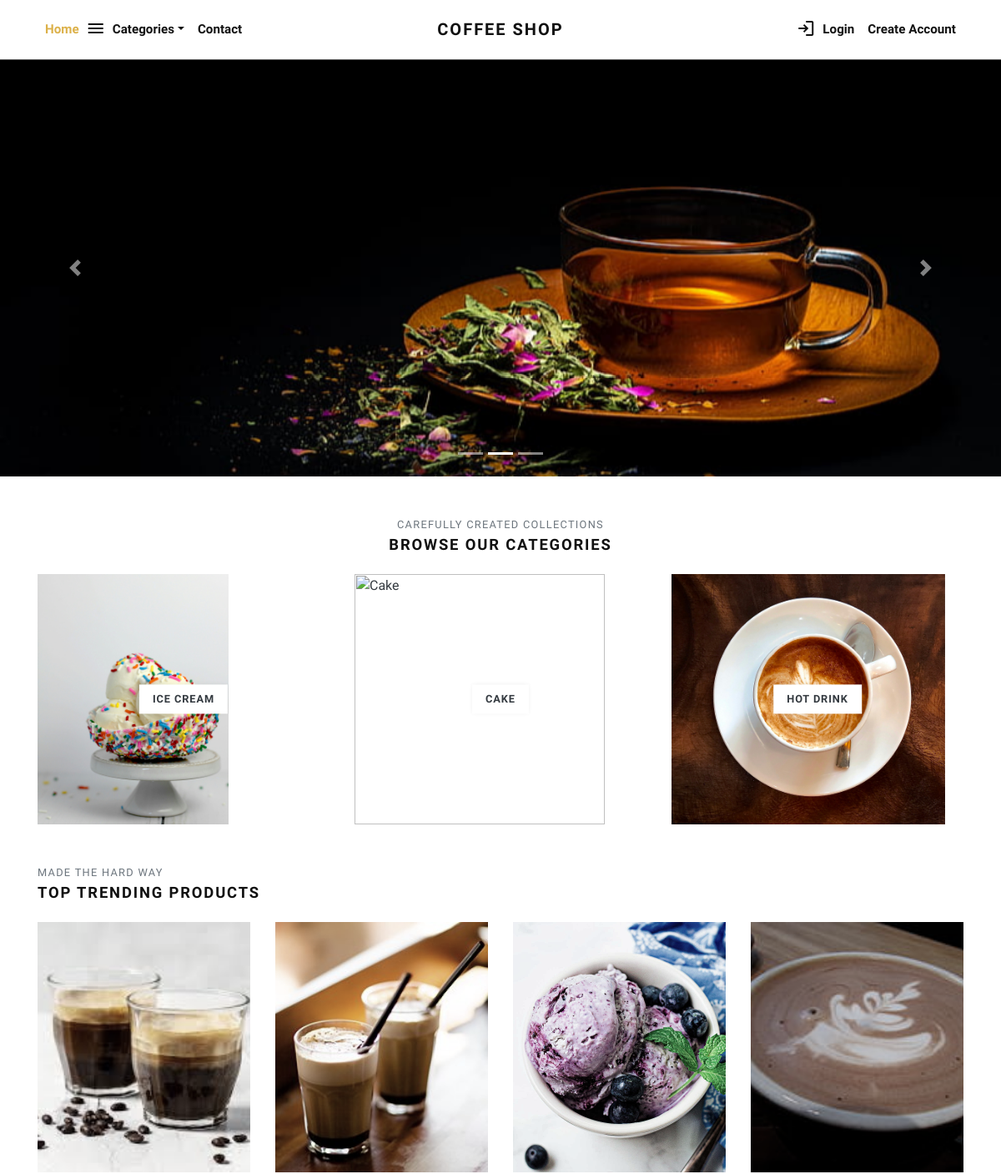
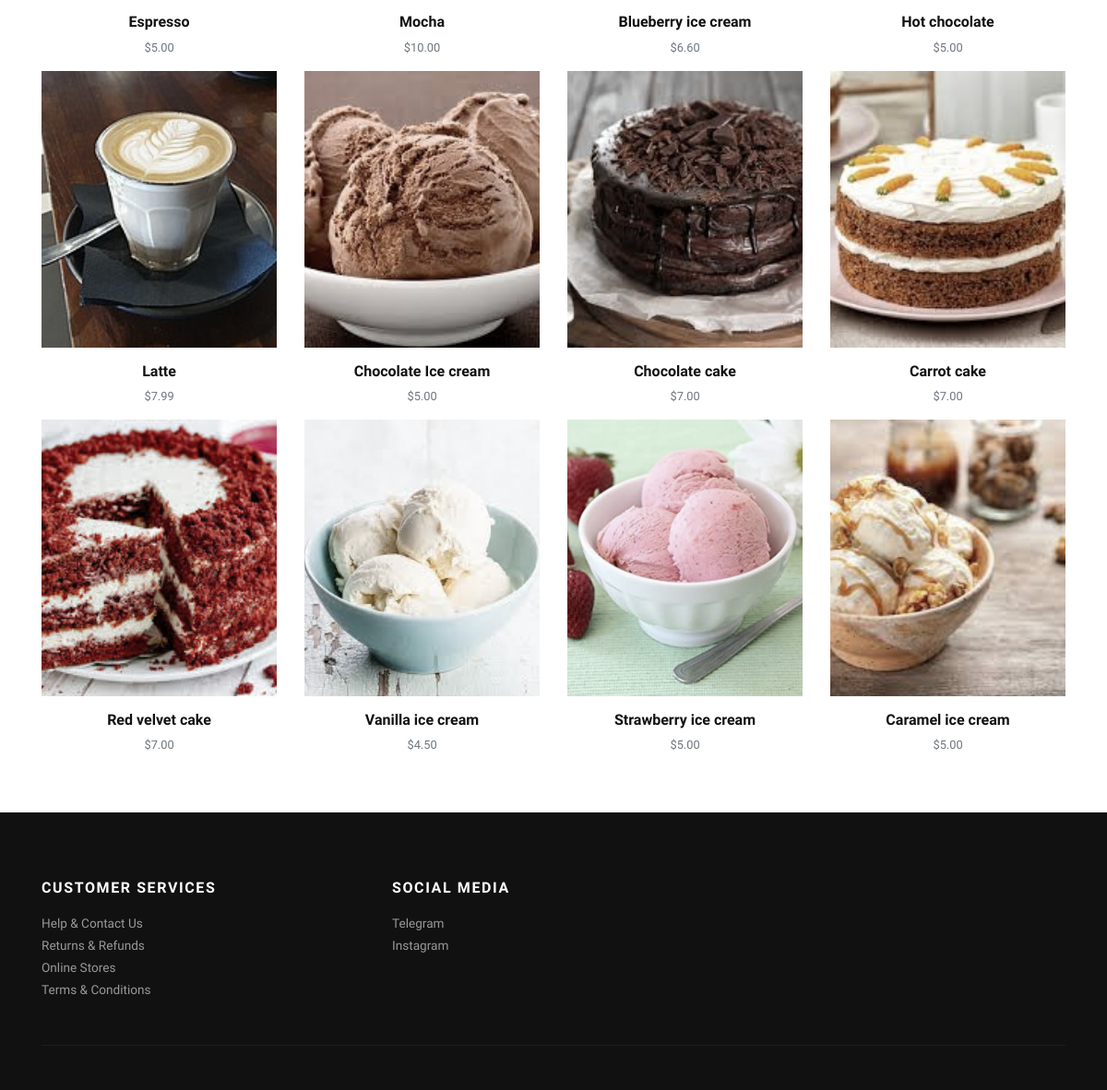
The page / on the database its author committed (2 pictures, top to bottom).
### store/models.py (models this page shows, shortened)
class Category(models.Model):
    title = models.CharField(max_length=50, verbose_name="Category Title")
    slug = models.SlugField(max_length=55, verbose_name="Category Slug")
    description = models.TextField(blank=True, verbose_name="Category Description")
    category_image = models.ImageField(upload_to='category', blank=True, null=True, verbose_name="Category Image")
    class Meta:
        verbose_name_plural = 'Categories'

class Product(models.Model):
    title = models.CharField(max_length=150, verbose_name="Product Title")
    Sugar=models.IntegerField(verbose_name="Sugar",default=0)
    Coffee=models.IntegerField(verbose_name="Coffee",default=0)
    Flour=models.IntegerField(verbose_name="Flour",default=0)
    Chocolate=models.IntegerField(verbose_name="Chocolate",default=0)
    Milk=models.IntegerField(verbose_name="Milk",default=0)
    slug = models.SlugField(max_length=160, verbose_name="Product Slug")
    short_description = models.TextField(verbose_name="Short Description")
    product_image = models.ImageField(upload_to='product', blank=True, null=True, verbose_name="Product Image")
    price = models.DecimalField(max_digits=10, decimal_places=2)
    category = models.ForeignKey(Category, verbose_name="Product Category", on_delete=models.CASCADE)
    class Meta:
        verbose_name_plural = 'Products'

### store/views.py (the view)
# urls.py: 2. Add a URL to urlpatterns:  path('', views.home, name='home')
def home(request):
    categories = Category.objects.filter()[:3]
    products = Product.objects.annotate(total_quantity_sold=Sum('order__quantity')).order_by('-total_quantity_sold')[:12]
    categories_menu = Category.objects.all()
    context = {
        'categories': categories,
        'products': products,
        'categories_menu': categories_menu,
    }
    return render(request, 'store/index.html', context)

### templates/store/index.html (shortened to what this page needs)
{% extends 'base.html' %}
{% load static %}
      {% block content %}
      <div id="carouselExampleIndicators" class="carousel slide" data-ride="carousel">
        <ol class="carousel-indicators">
          <li data-target="#carouselExampleIndicators" data-slide-to="0" class="active"></li>
          <li data-target="#carouselExampleIndicators" data-slide-to="1"></li>
          <li data-target="#carouselExampleIndicators" data-slide-to="2"></li>
        </ol>
        <div class="carousel-inner">
          <div class="carousel-item">
            <img class="d-block w-100" src="{% static 'img/tea.jpg' %}" alt="Second slide">
          </div>
        </div>
        <a class="carousel-control-prev" href="#carouselExampleIndicators" role="button" data-slide="prev">
          <span class="carousel-control-prev-icon" aria-hidden="true"></span>
        </a>
        <a class="carousel-control-next" href="#carouselExampleIndicators" role="button" data-slide="next">
          <span class="carousel-control-next-icon" aria-hidden="true"></span>
        </a>
      </div>
      <div class="container">
        <section class="pt-5">
          <header class="text-center">
            <p class="small text-muted small text-uppercase mb-1">Carefully created collections</p>
            <h2 class="h5 text-uppercase mb-4">Browse our categories</h2>
          </header>
          <div class="row">
          {% if categories %}
            {% for category in categories %}
              <div class="col-md-4 mb-4 mb-md-0">
                <a class="category-item" href="{% url 'store:category-products' category.slug %}">
                  {% if category.category_image %}
                    <img class="img-fluid" src="{{ category.category_image.url }}" alt="{{ category.title }}">
                    {% else %}
                    <img class="img-fluid" src="{% static 'img/cat-img-1.jpg' %}" alt="{{ category.title }}">
                  {% endif %}
                  <strong class="category-item-title">{{ category.title }}</strong>
                </a>
              </div>
            {% endfor %}
          {% endif %}
          </div>
        </section>
        <section class="py-5">
          <header>
            <p class="small text-muted small text-uppercase mb-1">Made the hard way</p>
            <h2 class="h5 text-uppercase mb-4">Top trending products</h2>
          </header>
          <div class="row">
            {% if products %}
              {% for product in products %}
                <div class="col-xl-3 col-lg-4 col-sm-6">
                  <div class="product text-center">
                    <div class="position-relative mb-3">
                      <a class="d-block" href="{% url 'store:product-detail' product.slug %}">
                        {% if product.product_image %}
                          <img class="img-fluid w-100" src="{{ product.product_image.url }}" alt="{{product.title}}">
                        {% else %}
                          <img class="img-fluid w-100" src="{% static 'img/product-1.jpg' %}" alt="{{product.title}}">
                        {% endif %}
                      </a>
                    </div>
                    <h6> <a class="reset-anchor" href="../detail.html">{{ product.title }}</a></h6>
                    <p class="small text-muted">${{product.price}}</p>
                  </div>
                </div>
              {% endfor %}
            {% endif %}
          </div>
        </section>
      </div>
      {% endblock content %}

### coffeeshop/static/css/style.default.css (style rules this page uses)
strong { font-weight: 700; }
.category-item { display: block; position: relative; color: #343a40; transition: all 0.3s; }
.category-item img { transition: all 0.3s; }
.category-item-title { display: inline-block; padding: 0.5rem 1rem; background: #fff; text-transform: uppercase; letter-spacing: 0.07em; position: absolute; top: 50%; left: 50%; -webkit-transform: translate(-50%, -50%); transform: translate(-50%, -50%); box-shadow: 0 0 5px rgba(0, 0, 0, 0.07); font-size: 0.8rem; }
.product img { -webkit-filter: grayscale(40%); filter: grayscale(40%); transition: all 0.3s; }
.text-uppercase { text-transform: uppercase; letter-spacing: 0.1em; }
.reset-anchor { color: inherit; transition: all 0.3s; }
body { font-family: "Libre Franklin", sans-serif; font-size: 1rem; font-weight: 400; line-height: 1.5; color: #111111; background-color: #fff; }
a { color: #dcb14a; text-decoration: none; }
h1, h2, h3, h4, h5, h6, .h1, .h2, .h3, .h4, .h5, .h6 { margin-bottom: 0.5rem; font-family: inherit; font-weight: 900; line-height: 1.2; color: inherit; }
h2, .h2 { font-size: 1.9rem; }
h5, .h5 { font-size: 1.15rem; }
h6, .h6 { font-size: 1rem; }
small, .small { font-size: 80%; font-weight: 400; }

### templates/store/index.html (style rules this page uses)
.carousel-item img { width: 100%; height: 500px; object-fit: cover; }
.category-item img, .product img { height: 300px; object-fit: cover; }

### rows shown on the page
Category: category_image (picture), title "ICE CREAM"
Category: title "CAKE"
Category: title "HOT DRINK"
Product: product_image (picture), title "Espresso", price "5.00"
Product: product_image (picture), title "Mocha", price "10.00"
Product: product_image (picture), title "Blueberry ice cream", price "6.60"
Product: product_image (picture), title "Hot chocolate", price "5.00"
Product: product_image (picture), title "Latte", price "7.99"
Product: product_image (picture), title "Chocolate Ice cream", price "5.00"
Product: product_image (picture), title "Chocolate cake", price "7.00"
Product: product_image (picture), title "Carrot cake", price "7.00"
Product: product_image (picture), title "Red velvet cake", price "7.00"
Product: product_image (picture), title "Vanilla ice cream", price "4.50"
Product: product_image (picture), title "Strawberry ice cream", price "5.00"
Product: product_image (picture), title "Caramel ice cream", price "5.00"
